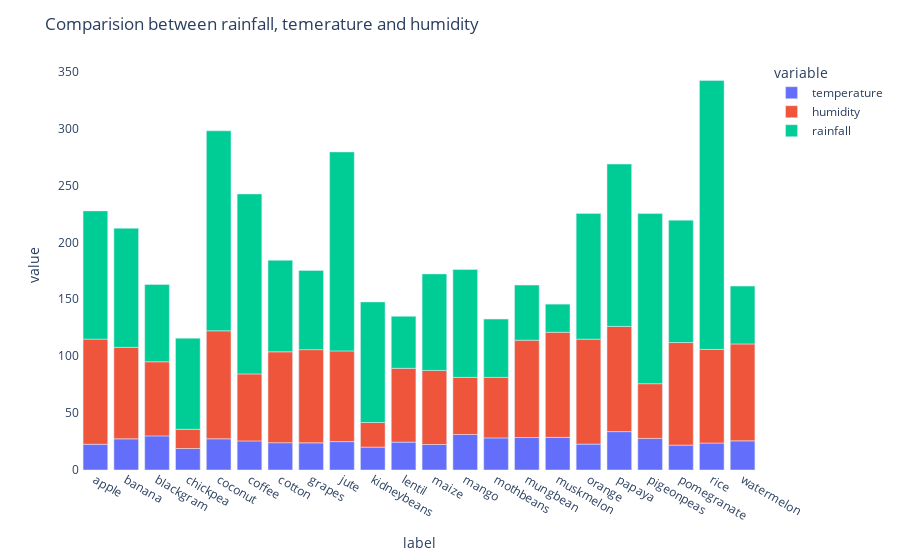

The code cell stored with this chart in its notebook:
### Markdown cell above
#### Comparison between Temperature, Humidity, and Rainfall

### Code cell
fig = px.bar(crop_summary, x=crop_summary.index, y=["temperature", "humidity", "rainfall"])
fig.update_layout(title_text="Comparision between rainfall, temerature and humidity",
                  plot_bgcolor='white',
                 height=500)

fig.update_xaxes(showgrid=False)
fig.update_yaxes(showgrid=False)
fig.show()

### Figure 1 — Plotly figure (JSON) as saved in the notebook; plotly's stock layout.template omitted (floating-point values rounded to 4 significant figures)
{"data": [{"alignmentgroup": "True", "hovertemplate": "variable=temperature<br>label=%{x}<br>value=%{y}<extra></extra>", "legendgroup": "temperature", "marker": {"color": "#636efa", "pattern": {"shape": ""}}, "name": "temperature", "offsetgroup": "temperature", "orientation": "v", "showlegend": true, "textposition": "auto", "type": "bar", "x": ["apple", "banana", "blackgram", "chickpea", "coconut", "coffee", "cotton", "grapes", "jute", "kidneybeans", "lentil", "maize", "mango", "mothbeans", "mungbean", "muskmelon", "orange", "papaya", "pigeonpeas", "pomegranate", "rice", "watermelon"], "xaxis": "x", "y": [22.63, 27.38, 29.97, 18.87, 27.41, 25.54, 23.99, 23.85, 24.96, 20.12, 24.51, 22.39, 31.21, 28.19, 28.53, 28.66, 22.77, 33.72, 27.74, 21.84, 23.69, 25.59], "yaxis": "y"}, {"alignmentgroup": "True", "hovertemplate": "variable=humidity<br>label=%{x}<br>value=%{y}<extra></extra>", "legendgroup": "humidity", "marker": {"color": "#EF553B", "pattern": {"shape": ""}}, "name": "humidity", "offsetgroup": "humidity", "orientation": "v", "showlegend": true, "textposition": "auto", "type": "bar", "x": ["apple", "banana", "blackgram", "chickpea", "coconut", "coffee", "cotton", "grapes", "jute", "kidneybeans", "lentil", "maize", "mango", "mothbeans", "mungbean", "muskmelon", "orange", "papaya", "pigeonpeas", "pomegranate", "rice", "watermelon"], "xaxis": "x", "y": [92.33, 80.36, 65.12, 16.86, 94.84, 58.87, 79.84, 81.88, 79.64, 21.61, 64.8, 65.09, 50.16, 53.16, 85.5, 92.34, 92.17, 92.4, 48.06, 90.13, 82.27, 85.16], "yaxis": "y"}, {"alignmentgroup": "True", "hovertemplate": "variable=rainfall<br>label=%{x}<br>value=%{y}<extra></extra>", "legendgroup": "rainfall", "marker": {"color": "#00cc96", "pattern": {"shape": ""}}, "name": "rainfall", "offsetgroup": "rainfall", "orientation": "v", "showlegend": true, "textposition": "auto", "type": "bar", "x": ["apple", "banana", "blackgram", "chickpea", "coconut", "coffee", "cotton", "grapes", "jute", "kidneybeans", "lentil", "maize", "mango", "mothbeans", "mungbean", "muskmelon", "orange", "papaya", "pigeonpeas", "pomegranate", "rice", "watermelon"], "xaxis": "x", "y": [112.7, 104.6, 67.88, 80.06, 175.7, 158.1, 80.4, 69.61, 174.8, 105.9, 45.68, 84.77, 94.7, 51.2, 48.4, 24.69, 110.5, 142.6, 149.5, 107.5, 236.2, 50.79], "yaxis": "y"}], "layout": {"autosize": true, "barmode": "relative", "legend": {"title": {"text": "variable"}, "tracegroupgap": 0}, "margin": {"t": 60}, "plot_bgcolor": "white", "title": {"text": "Comparision between rainfall, temerature and humidity"}, "xaxis": {"anchor": "y", "autorange": true, "domain": [0, 1], "range": [-0.5, 21.5], "showgrid": false, "title": {"text": "label"}, "type": "category"}, "yaxis": {"anchor": "x", "autorange": true, "domain": [0, 1], "range": [0, 360.2], "showgrid": false, "title": {"text": "value"}, "type": "linear"}}}
